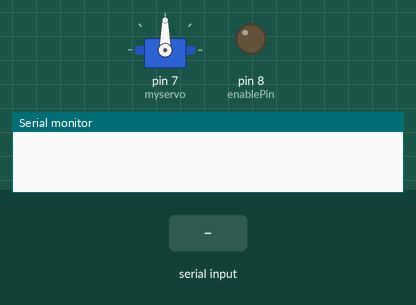
This sketch was run on a simulated Arduino Uno, built with avr-gcc and run on an emulated ATmega328P. On the bench: servo, output pins drawn as LEDs (lit = HIGH), the last lines printed to the serial monitor. Inputs (shaded band) come from the test bench.

Above: at 1.2 s.
1.3 s: "1" received over Serial
At 3.5 s:
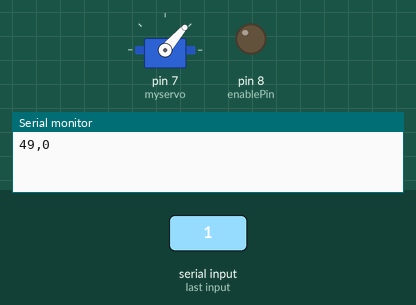
3.8 s: "0" received over Serial
At 7.1 s:
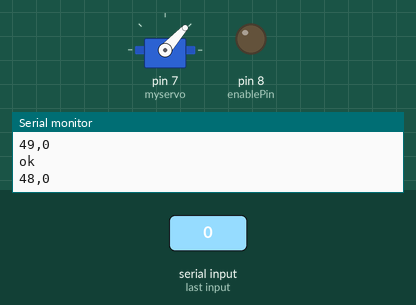
Timing chart, 0 to 8.6 s (numbered marks = the images above; inputs shaded):
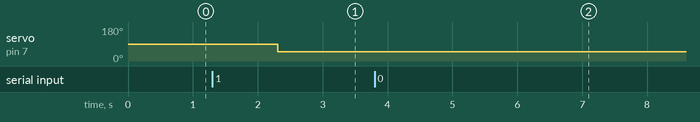

Measured:
- after the input at 1.3 s, servo on pin 7 (myservo): 90° → 49° after 1.0 s
- after the input at 3.8 s, servo on pin 7 (myservo): 49° → 48° after 2.5 s

The sketch:

recieving_data_v3.ino
```cpp
#include <Servo.h>
#include <AccelStepper.h>
#include <SoftwareSerial.h>

//SoftwareSerial Serial1(4,5); // RX, TX (Pins bluetooth)

int stp1=9;
int dir1=10;
int stp2=11;
int dir2=12;
const int enablePin = 8;
AccelStepper stepper1(AccelStepper::DRIVER, stp1, dir1);
AccelStepper stepper2(AccelStepper::DRIVER, stp2, dir2);

Servo myservo;


struct frame_type {
  uint8_t angle;
  uint16_t step;
};

struct frame_type frame;

void setup() {
  pinMode(enablePin, OUTPUT);
  digitalWrite(enablePin, LOW);
  stepper1.setMaxSpeed(1000);
  stepper1.move(0);
  stepper1.setSpeed(0);

  stepper2.setMaxSpeed(1000);
  stepper2.move(0);
  stepper2.setSpeed(0);

  myservo.attach(7);

  Serial.begin(9600);
  Serial.setTimeout(1000);
  Serial.println("");


}

void loop() {
    stepper1.run();
    stepper2.run();
  int out = Serial.readBytes((char *)(&frame), sizeof(frame));
  //Serial.println(out);
  if(out) {
    Serial.print(frame.angle);
    Serial.print(",");
    Serial.println(frame.step);
    Serial.flush();

    // /do de work
    myservo.write(frame.angle);
    stepper1.move(frame.step);
    stepper2.move(frame.step);
    delay(3000);
    Serial.println("ok");
    Serial.flush();
  }

  }
```
